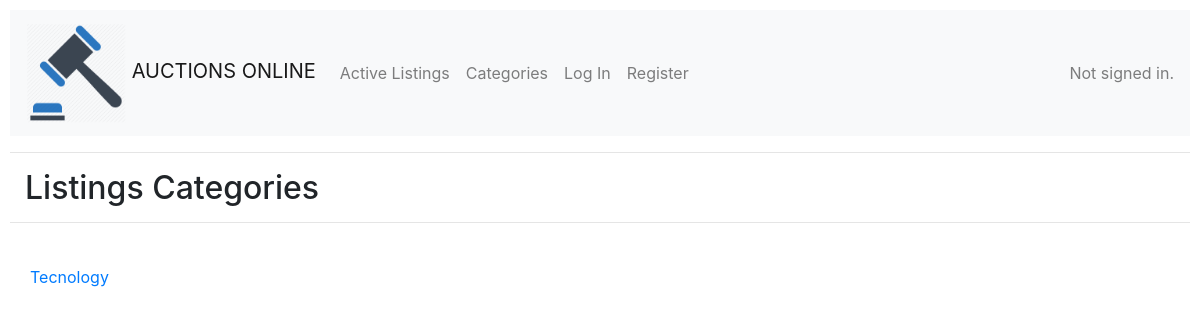
Page /categories on the earlier database version.
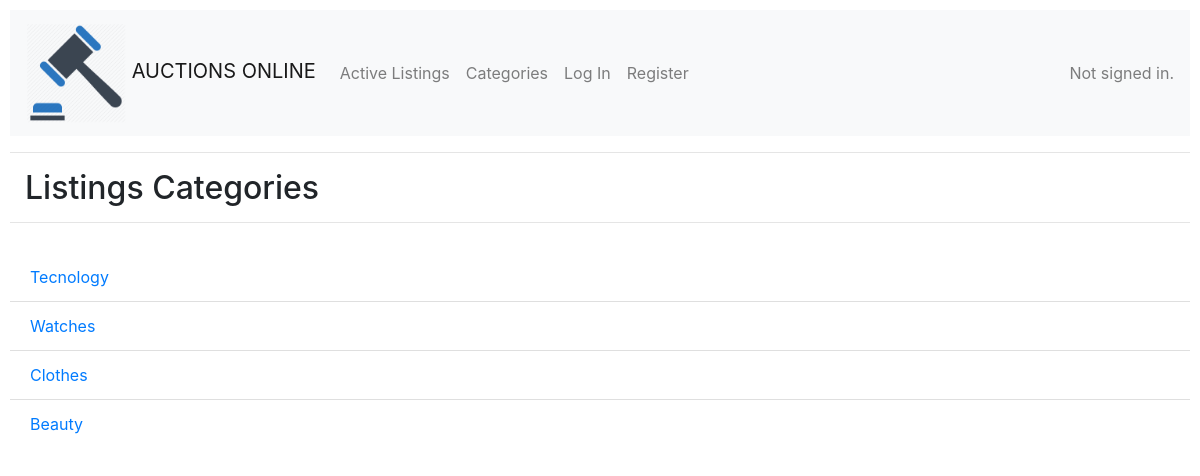
Same page on the later database version.
### auctions/models.py (models this page shows, shortened)
class Listing(models.Model):
    title = models.CharField(max_length=64)
    active = models.BooleanField(default=True)
    description = models.TextField()
    image = models.URLField()
    price = models.PositiveIntegerField()
    category = models.CharField(max_length=64)
    listed_by = models.ForeignKey(User, on_delete=models.CASCADE, related_name="publications")
    winner = models.ForeignKey(User, on_delete=models.CASCADE, null=True, blank=True)
    winning_bid = models.PositiveIntegerField(null=True, blank=True)
    date = models.DateField()

### auctions/views.py (the view)
# urls.py: path("categories", views.categories, name="categories"),
def categories(request):
    listings = Listing.objects.all().values()
    categories = []
    for listing in listings:
        if not listing['category'] in categories and not listing['category'] == '':
            categories.append(listing['category'])
    return render(request, "auctions/categories.html", {
        'categories': categories
    })

### auctions/templates/auctions/categories.html
{% extends "auctions/layout.html" %}
{% block body %}
    <h2 style="margin:15px">Listings Categories</h2>
    <div style="border-bottom: solid 1px;color: rgba(0,0,0,.1);margin-bottom: 30px;"></div>
    <ul class="list-group list-group-flush">
        {% for category in categories %}
            <li class="list-group-item"><a href="{% url 'by_category' category %}">{{ category }}</a></li>
        {% endfor %}
    </ul>
{% endblock %}

Differences in the rows shown:
added Listing: categories "Watches"
added Listing: categories "Clothes"
added Listing: categories "Beauty"
